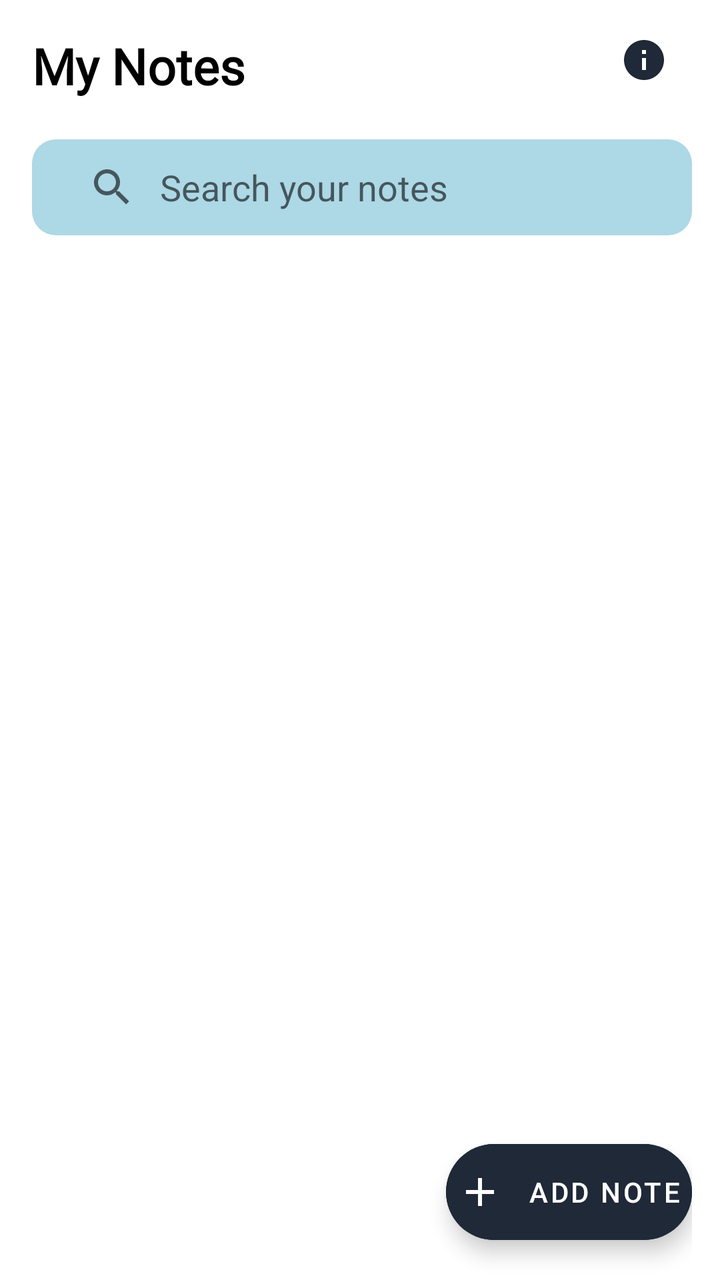
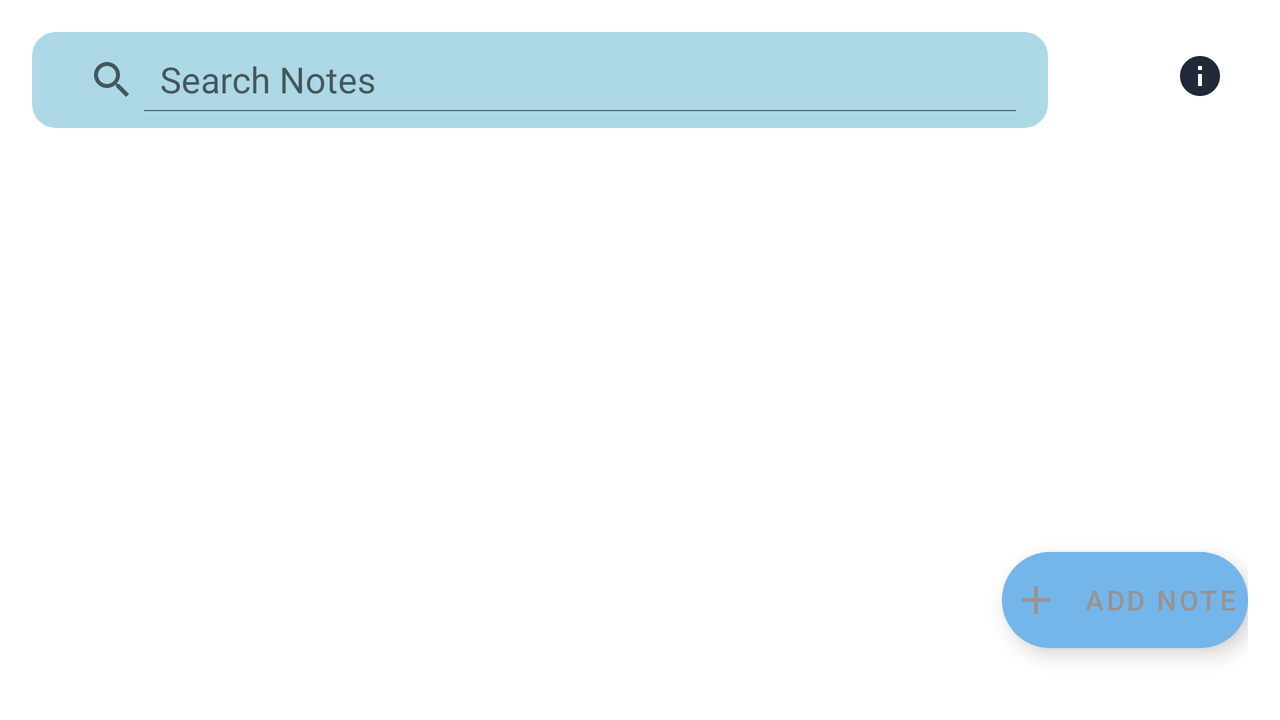

One screen, two layout resources from the same app: the default and the repository's alternative for another configuration. Each is rendered where Android would select it; the XML of both is given below.
<!-- AndroidManifest.xml: application theme Theme.NoteBookApp -->
<!-- res/layout/fragment_note.xml -->
<?xml version="1.0" encoding="utf-8"?>
<androidx.constraintlayout.widget.ConstraintLayout xmlns:android="http://schemas.android.com/apk/res/android"
    xmlns:tools="http://schemas.android.com/tools"
    android:layout_width="match_parent"
    android:layout_height="match_parent"
    xmlns:app="http://schemas.android.com/apk/res-auto"
    android:paddingStart="16dp"
    android:paddingEnd="14dp"
    tools:context=".ui.NoteFragment">

    <TextView
        android:id="@+id/textView"
        android:layout_width="wrap_content"
        android:layout_height="wrap_content"
        android:paddingTop="16dp"
        android:text="@string/my_notes"
        android:textColor="@color/black"
        android:textSize="25sp"
        android:textStyle="bold"
        android:fontFamily="@font/axiforma_bold"
        app:layout_constraintStart_toStartOf="parent"
        app:layout_constraintTop_toTopOf="parent" />


    <ImageButton
        android:id="@+id/btnInfo"
        android:layout_width="wrap_content"
        android:layout_height="wrap_content"
        android:paddingTop="18dp"
        android:backgroundTint="@color/white"
        android:contentDescription="@string/about_us"
        android:src="@drawable/ic_baseline_info_24"
        app:layout_constraintEnd_toEndOf="parent"
        app:layout_constraintTop_toTopOf="parent" />

    <androidx.appcompat.widget.SearchView
        android:id="@+id/searchView"
        android:layout_width="match_parent"
        android:layout_height="wrap_content"
        android:layout_marginTop="20dp"
        android:padding="8dp"
        app:queryHint="Search your notes"
        app:iconifiedByDefault="false"
        app:queryBackground="@android:color/transparent"
        android:background="@drawable/bg_white_background"
        app:layout_constraintEnd_toEndOf="parent"
        app:layout_constraintStart_toStartOf="parent"
        app:layout_constraintTop_toBottomOf="@+id/textView" />

    <androidx.recyclerview.widget.RecyclerView
        android:id="@+id/noteRecyclerView"
        android:layout_width="0dp"
        android:layout_height="0dp"
        app:layout_constraintBottom_toBottomOf="parent"
        app:layout_constraintEnd_toEndOf="parent"
        app:layout_constraintStart_toStartOf="parent"
        app:layout_constraintTop_toBottomOf="@+id/searchView"
        tools:listitem="@layout/search_notes_view_holder" />


    <com.google.android.material.floatingactionbutton.ExtendedFloatingActionButton
        android:id="@+id/btnAddNotes"
        android:layout_width="wrap_content"
        android:layout_height="wrap_content"
        android:layout_marginBottom="20dp"
        android:backgroundTint="@color/black1"
        android:elevation="5dp"
        android:padding="5dp"
        android:text="@string/add_note"
        android:textAllCaps="false"
        android:textColor="@color/white"
        app:icon="@drawable/ic_baseline_add_24"
        app:iconTint="@color/white"
        app:layout_anchorGravity="bottom|end"
        app:layout_constraintBottom_toBottomOf="parent"
        app:layout_constraintEnd_toEndOf="parent" />

</androidx.constraintlayout.widget.ConstraintLayout>
<!-- res/layout/search_notes_view_holder.xml (included above) -->
<?xml version="1.0" encoding="utf-8"?>
<androidx.constraintlayout.widget.ConstraintLayout xmlns:android="http://schemas.android.com/apk/res/android"
    xmlns:app="http://schemas.android.com/apk/res-auto"
    xmlns:tools="http://schemas.android.com/tools"
    android:layout_width="match_parent"
    android:layout_height="wrap_content"
    >

    <androidx.cardview.widget.CardView
        android:layout_width="match_parent"
        android:layout_height="wrap_content"
        android:layout_marginHorizontal="10dp"
        android:layout_marginVertical="10dp"
        android:elevation="5dp"
        app:cardCornerRadius="20dp"
        app:layout_constraintBottom_toBottomOf="parent"
        app:layout_constraintEnd_toEndOf="parent"
        app:layout_constraintStart_toStartOf="parent"
        app:layout_constraintTop_toTopOf="parent">

        <androidx.constraintlayout.widget.ConstraintLayout
            android:layout_width="match_parent"
            android:layout_height="match_parent"
            android:id="@+id/cardView"
            android:clipChildren="false"
            android:clipToPadding="false"
            android:padding="10dp">

            <TextView
                android:id="@+id/priorityLevel"
                android:layout_width="wrap_content"
                android:layout_height="wrap_content"
                android:fontFamily="@font/axiforma_medium"
                android:text="@string/high"
                android:textSize="11sp"
                android:textStyle="bold"
                app:layout_constraintEnd_toEndOf="parent"
                app:layout_constraintTop_toTopOf="parent" />


            <TextView
                android:id="@+id/tvTopic"
                android:layout_width="match_parent"
                android:layout_height="wrap_content"
                android:text="@string/this_the_title"
                android:fontFamily="@font/axiforma_medium"
                android:textColor="@color/black"
                android:textSize="15sp"
                android:textStyle="bold"
                app:layout_constraintEnd_toEndOf="parent"
                app:layout_constraintStart_toStartOf="parent"
                app:layout_constraintTop_toBottomOf="@id/priorityLevel" />

            <TextView
                android:id="@+id/tvContent"
                android:layout_width="match_parent"
                android:layout_height="wrap_content"
                android:layout_marginTop="5dp"
                android:fontFamily="@font/axiforma_regular"
                android:text="@string/screen_details"
                android:textSize="12sp"
                app:layout_constraintEnd_toEndOf="parent"
                app:layout_constraintStart_toStartOf="parent"
                app:layout_constraintTop_toBottomOf="@+id/tvTopic" />

            <ImageView
                android:layout_width="15dip"
                android:layout_height="15dip"
                android:contentDescription="@string/about_us"
                android:layout_marginTop="10dp"
                android:layout_marginEnd="3dp"
                android:src="@drawable/ic_baseline_date_range_24"
                app:layout_constraintBottom_toBottomOf="parent"
                app:layout_constraintEnd_toStartOf="@+id/tvDate"
                app:layout_constraintTop_toBottomOf="@+id/tvContent" />

                <TextView
                    android:id="@+id/tvDate"
                    android:layout_width="wrap_content"
                    android:layout_height="wrap_content"
                    android:layout_marginTop="10dp"
                    android:layout_marginEnd="10dp"
                    android:fontFamily="@font/axiforma_medium"
                    tools:text="dd-mm-yy"
                    android:textColor="@color/black"
                    android:textSize="10sp"
                    android:textStyle="bold"
                    app:layout_constraintBottom_toBottomOf="parent"
                    app:layout_constraintEnd_toEndOf="parent"
                    app:layout_constraintTop_toBottomOf="@+id/tvContent"
                    />

        </androidx.constraintlayout.widget.ConstraintLayout>

    </androidx.cardview.widget.CardView>

</androidx.constraintlayout.widget.ConstraintLayout>
<!-- resources referenced by this layout -->
<resources>
  <color name="black">#FF000000</color>
  <color name="black1">#1F2937</color>
  <color name="white">#FFFFFFFF</color>
  <!-- drawable bg_white_background (drawable) -->
  <?xml version="1.0" encoding="utf-8"?>
  <shape xmlns:android="http://schemas.android.com/apk/res/android">
      <solid android:color="@color/light_blue"  />
      <corners android:radius="12dp" />
      <padding
          android:bottom="10dp"
          android:left="10dp"
          android:right="10dp"
          android:top="10dp" />
  </shape>
  <!-- drawable ic_baseline_add_24 (drawable) -->
  <vector android:height="24dp" android:tint="#111110"
      android:viewportHeight="24" android:viewportWidth="24"
      android:width="24dp" xmlns:android="http://schemas.android.com/apk/res/android">
      <path android:fillColor="@android:color/white" android:pathData="M19,13h-6v6h-2v-6H5v-2h6V5h2v6h6v2z"/>
  </vector>
  <!-- drawable ic_baseline_date_range_24 (drawable) -->
  <vector android:height="24dp" android:tint="@color/grey"
      android:viewportHeight="24" android:viewportWidth="24"
      android:width="24dp" xmlns:android="http://schemas.android.com/apk/res/android">
      <path android:fillColor="@android:color/white" android:pathData="M9,11L7,11v2h2v-2zM13,11h-2v2h2v-2zM17,11h-2v2h2v-2zM19,4h-1L18,2h-2v2L8,4L8,2L6,2v2L5,4c-1.11,0 -1.99,0.9 -1.99,2L3,20c0,1.1 0.89,2 2,2h14c1.1,0 2,-0.9 2,-2L21,6c0,-1.1 -0.9,-2 -2,-2zM19,20L5,20L5,9h14v11z"/>
  </vector>
  <!-- drawable ic_baseline_info_24 (drawable) -->
  <vector android:height="24dp" android:tint="@color/black1"
      android:viewportHeight="24" android:viewportWidth="24"
      android:width="24dp" xmlns:android="http://schemas.android.com/apk/res/android">
      <path android:fillColor="@android:color/white" android:pathData="M12,2C6.48,2 2,6.48 2,12s4.48,10 10,10 10,-4.48 10,-10S17.52,2 12,2zM13,17h-2v-6h2v6zM13,9h-2L11,7h2v2z"/>
  </vector>
  <string name="about_us">About Us</string>
  <string name="add_note">ADD NOTE</string>
  <string name="high">High</string>
  <string name="my_notes">My Notes</string>
  <string name="screen_details">Sell houses easily with the help of Listenoryx and to make this line big I am writing more.</string>
  <string name="this_the_title">This the title</string>
  <style name="Theme.NoteBookApp" parent="Theme.MaterialComponents.DayNight.NoActionBar">
          
          <item name="colorPrimary">@color/black</item>
          <item name="colorPrimaryVariant">@color/skyBlue1</item>
          <item name="colorOnPrimary">@color/white</item>
          
          <item name="colorSecondary">@color/black</item>
          <item name="colorSecondaryVariant">@color/teal_700</item>
          <item name="colorOnSecondary">@color/black</item>
          
          <item name="android:statusBarColor">?attr/colorPrimaryVariant</item>
          
          <item name="bottomSheetDialogTheme">@style/AppBottomSheetDialogTheme</item>
      </style>
  <color name="light_blue">#ADD8E6</color>
  <color name="grey">#979494</color>
  <color name="skyBlue1">#75B6EA</color>
  <color name="teal_700">#FF018786</color>
  <style name="AppBottomSheetDialogTheme" parent="Theme.Design.Light.BottomSheetDialog">
          <item name="bottomSheetStyle">@style/AppThemeColour</item>
      </style>
  <style name="AppThemeColour" parent="Widget.Design.BottomSheet.Modal">
          <item name="android:background">@drawable/bottomsheet_shape</item>
      </style>
  <!-- drawable bottomsheet_shape (drawable) -->
  <?xml version="1.0" encoding="utf-8"?>
  <shape xmlns:android="http://schemas.android.com/apk/res/android"
      android:shape="rectangle">
  
      <solid android:color="@color/white"/>
      <corners android:topRightRadius="20dp"
           android:topLeftRadius="20dp"/>
  
  
  
  </shape>
</resources>
<!-- res/layout-land/fragment_note.xml (the repository's variant of the layout above) -->
<!-- drawn on the phone turned sideways -->
<?xml version="1.0" encoding="utf-8"?>
<androidx.constraintlayout.widget.ConstraintLayout xmlns:android="http://schemas.android.com/apk/res/android"
    xmlns:tools="http://schemas.android.com/tools"
    android:layout_width="match_parent"
    android:layout_height="match_parent"
    xmlns:app="http://schemas.android.com/apk/res-auto"
    android:padding="16dp"
    tools:context=".ui.NoteFragment">



    <ImageButton
        android:id="@+id/btnInfo"
        android:layout_width="wrap_content"
        android:layout_height="wrap_content"
        android:src="@drawable/ic_baseline_info_24"
        android:backgroundTint="@color/white"
        app:layout_constraintEnd_toEndOf="parent"
        app:layout_constraintTop_toTopOf="parent"
        android:contentDescription="@string/about_us" />


    <androidx.appcompat.widget.SearchView
        android:id="@+id/searchView"
        android:layout_width="match_parent"
        android:layout_height="wrap_content"
        android:layout_marginEnd="100dp"
        android:background="@drawable/bg_white_background"
        android:padding="8dp"
        app:iconifiedByDefault="false"
        app:layout_constraintEnd_toEndOf="@id/btnInfo"
        app:layout_constraintHorizontal_bias="0.062"
        app:layout_constraintStart_toStartOf="parent"
        app:layout_constraintTop_toTopOf="parent"
        app:queryHint="Search Notes"
        android:contentDescription="@string/note"/>

    <androidx.recyclerview.widget.RecyclerView
        android:id="@+id/noteRecyclerView"
        android:layout_width="0dp"
        android:layout_height="0dp"
        android:scrollbarStyle="insideInset"
        android:scrollbars="vertical"
        app:layoutManager="androidx.recyclerview.widget.StaggeredGridLayoutManager"
        app:layout_constraintBottom_toBottomOf="parent"
        app:layout_constraintEnd_toEndOf="parent"
        app:layout_constraintStart_toStartOf="parent"
        app:layout_constraintTop_toBottomOf="@+id/searchView"
        tools:listitem="@layout/search_notes_view_holder" />


    <com.google.android.material.floatingactionbutton.ExtendedFloatingActionButton
        android:id="@+id/btnAddNotes"
        android:layout_width="wrap_content"
        android:layout_height="wrap_content"
        android:layout_marginBottom="20dp"
        android:backgroundTint="@color/skyBlue1"
        android:elevation="5dp"
        android:padding="5dp"
        android:text="@string/add_note"
        android:textAllCaps="false"
        android:textColor="@color/grey"
        app:icon="@drawable/ic_baseline_add_24"
        app:iconTint="@color/grey"
        app:layout_anchorGravity="bottom|end"
        app:layout_constraintBottom_toBottomOf="parent"
        app:layout_constraintEnd_toEndOf="parent" />
</androidx.constraintlayout.widget.ConstraintLayout>
<!-- resources referenced by the variant -->
<!-- as the phone turned sideways resolves them -->
<resources>
  <color name="black">#FF000000</color>
  <color name="grey">#979494</color>
  <color name="skyBlue1">#75B6EA</color>
  <color name="white">#FFFFFFFF</color>
  <!-- drawable bg_white_background (drawable) -->
  <?xml version="1.0" encoding="utf-8"?>
  <shape xmlns:android="http://schemas.android.com/apk/res/android">
      <solid android:color="@color/light_blue"  />
      <corners android:radius="12dp" />
      <padding
          android:bottom="10dp"
          android:left="10dp"
          android:right="10dp"
          android:top="10dp" />
  </shape>
  <!-- drawable ic_baseline_add_24 (drawable) -->
  <vector android:height="24dp" android:tint="#111110"
      android:viewportHeight="24" android:viewportWidth="24"
      android:width="24dp" xmlns:android="http://schemas.android.com/apk/res/android">
      <path android:fillColor="@android:color/white" android:pathData="M19,13h-6v6h-2v-6H5v-2h6V5h2v6h6v2z"/>
  </vector>
  <!-- drawable ic_baseline_date_range_24 (drawable) -->
  <vector android:height="24dp" android:tint="@color/grey"
      android:viewportHeight="24" android:viewportWidth="24"
      android:width="24dp" xmlns:android="http://schemas.android.com/apk/res/android">
      <path android:fillColor="@android:color/white" android:pathData="M9,11L7,11v2h2v-2zM13,11h-2v2h2v-2zM17,11h-2v2h2v-2zM19,4h-1L18,2h-2v2L8,4L8,2L6,2v2L5,4c-1.11,0 -1.99,0.9 -1.99,2L3,20c0,1.1 0.89,2 2,2h14c1.1,0 2,-0.9 2,-2L21,6c0,-1.1 -0.9,-2 -2,-2zM19,20L5,20L5,9h14v11z"/>
  </vector>
  <!-- drawable ic_baseline_info_24 (drawable) -->
  <vector android:height="24dp" android:tint="@color/black1"
      android:viewportHeight="24" android:viewportWidth="24"
      android:width="24dp" xmlns:android="http://schemas.android.com/apk/res/android">
      <path android:fillColor="@android:color/white" android:pathData="M12,2C6.48,2 2,6.48 2,12s4.48,10 10,10 10,-4.48 10,-10S17.52,2 12,2zM13,17h-2v-6h2v6zM13,9h-2L11,7h2v2z"/>
  </vector>
  <string name="about_us">About Us</string>
  <string name="add_note">ADD NOTE</string>
  <string name="high">High</string>
  <string name="note">Note</string>
  <string name="screen_details">Sell houses easily with the help of Listenoryx and to make this line big I am writing more.</string>
  <string name="this_the_title">This the title</string>
  <style name="Theme.NoteBookApp" parent="Theme.MaterialComponents.DayNight.NoActionBar">
          
          <item name="colorPrimary">@color/black</item>
          <item name="colorPrimaryVariant">@color/skyBlue1</item>
          <item name="colorOnPrimary">@color/white</item>
          
          <item name="colorSecondary">@color/black</item>
          <item name="colorSecondaryVariant">@color/teal_700</item>
          <item name="colorOnSecondary">@color/black</item>
          
          <item name="android:statusBarColor">?attr/colorPrimaryVariant</item>
          
          <item name="bottomSheetDialogTheme">@style/AppBottomSheetDialogTheme</item>
      </style>
  <color name="light_blue">#ADD8E6</color>
  <color name="black1">#1F2937</color>
  <color name="teal_700">#FF018786</color>
  <style name="AppBottomSheetDialogTheme" parent="Theme.Design.Light.BottomSheetDialog">
          <item name="bottomSheetStyle">@style/AppThemeColour</item>
      </style>
  <style name="AppThemeColour" parent="Widget.Design.BottomSheet.Modal">
          <item name="android:background">@drawable/bottomsheet_shape</item>
      </style>
  <!-- drawable bottomsheet_shape (drawable) -->
  <?xml version="1.0" encoding="utf-8"?>
  <shape xmlns:android="http://schemas.android.com/apk/res/android"
      android:shape="rectangle">
  
      <solid android:color="@color/white"/>
      <corners android:topRightRadius="20dp"
           android:topLeftRadius="20dp"/>
  
  
  
  </shape>
</resources>
